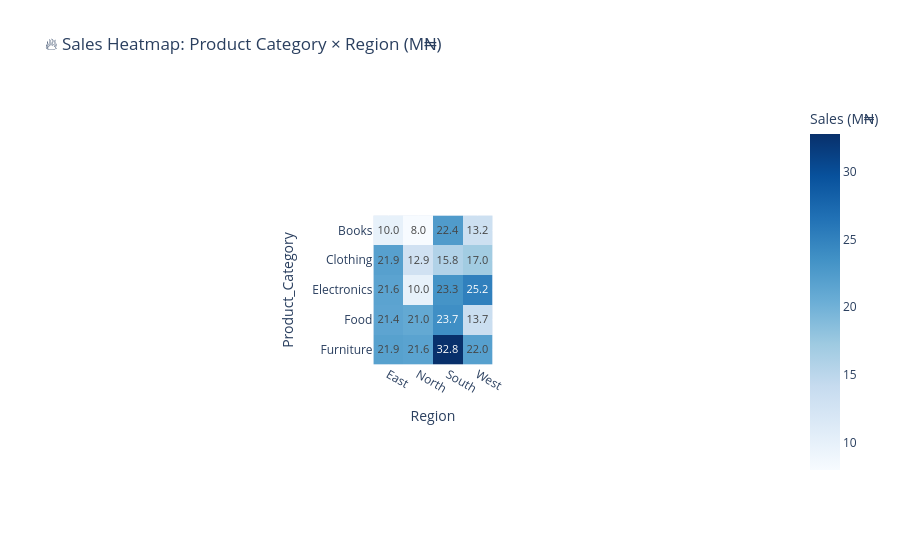

Write notebook code for a chart like this one.
### Code cell
pivot = df_balanced.pivot_table( 
    values='Total_Sales', index='Product_Category', 
    columns='Region', aggfunc='sum' 
) / 1e6 
  
fig = px.imshow( 
    pivot, text_auto='.1f', 
    color_continuous_scale='Blues', 
    title='🔥 Sales Heatmap: Product Category × Region (M₦)', 
    labels={'color': 'Sales (M₦)'} 
) 
fig.update_layout(height=400)

### Figure 1 — Plotly figure (JSON) as saved in the notebook; plotly's stock layout.template omitted (floating-point values rounded to 4 significant figures)
{"data": [{"coloraxis": "coloraxis", "hovertemplate": "Region: %{x}<br>Product_Category: %{y}<br>Sales (M₦): %{z}<extra></extra>", "name": "0", "texttemplate": "%{z:.1f}", "type": "heatmap", "x": ["East", "North", "South", "West"], "xaxis": "x", "y": ["Books", "Clothing", "Electronics", "Food", "Furniture"], "yaxis": "y", "z": [[9.992, 7.984, 22.43, 13.23], [21.92, 12.93, 15.8, 17.0], [21.6, 9.957, 23.29, 25.18], [21.43, 20.96, 23.73, 13.66], [21.86, 21.63, 32.77, 21.98]]}], "layout": {"autosize": true, "coloraxis": {"colorbar": {"title": {"text": "Sales (M₦)"}}, "colorscale": [[0, "rgb(247,251,255)"], [0.125, "rgb(222,235,247)"], [0.25, "rgb(198,219,239)"], [0.375, "rgb(158,202,225)"], [0.5, "rgb(107,174,214)"], [0.625, "rgb(66,146,198)"], [0.75, "rgb(33,113,181)"], [0.875, "rgb(8,81,156)"], [1, "rgb(8,48,107)"]]}, "title": {"text": "🔥 Sales Heatmap: Product Category × Region (M₦)"}, "xaxis": {"anchor": "y", "autorange": true, "constrain": "domain", "domain": [0.4156, 0.5844], "range": [-0.5, 3.5], "scaleanchor": "y", "title": {"text": "Region"}, "type": "category"}, "yaxis": {"anchor": "x", "autorange": true, "constrain": "domain", "domain": [0, 1], "range": [4.5, -0.5], "title": {"text": "Product_Category"}, "type": "category"}}}
